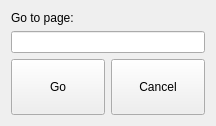
<?xml version="1.0" encoding="UTF-8"?>
<ui version="4.0">
 <class>selectPage_widget</class>
 <widget class="QWidget" name="selectPage_widget">
  <property name="geometry">
   <rect>
    <x>0</x>
    <y>0</y>
    <width>216</width>
    <height>126</height>
   </rect>
  </property>
  <property name="windowTitle">
   <string>Form</string>
  </property>
  <layout class="QGridLayout" name="gridLayout">
   <item row="0" column="0">
    <widget class="QLabel" name="goToPage_label">
     <property name="sizePolicy">
      <sizepolicy hsizetype="Minimum" vsizetype="Fixed">
       <horstretch>0</horstretch>
       <verstretch>0</verstretch>
      </sizepolicy>
     </property>
     <property name="text">
      <string>Go to page:</string>
     </property>
    </widget>
   </item>
   <item row="3" column="0">
    <widget class="QPushButton" name="go_goToPage_pushButton">
     <property name="sizePolicy">
      <sizepolicy hsizetype="Preferred" vsizetype="Preferred">
       <horstretch>0</horstretch>
       <verstretch>0</verstretch>
      </sizepolicy>
     </property>
     <property name="text">
      <string>Go</string>
     </property>
    </widget>
   </item>
   <item row="3" column="1">
    <widget class="QPushButton" name="cancel_goToPage_pushButton">
     <property name="sizePolicy">
      <sizepolicy hsizetype="Preferred" vsizetype="Preferred">
       <horstretch>0</horstretch>
       <verstretch>0</verstretch>
      </sizepolicy>
     </property>
     <property name="text">
      <string>Cancel</string>
     </property>
    </widget>
   </item>
   <item row="1" column="0" colspan="2">
    <widget class="QLineEdit" name="pageNum_goToPage_lineEdit">
     <property name="sizePolicy">
      <sizepolicy hsizetype="Expanding" vsizetype="Fixed">
       <horstretch>0</horstretch>
       <verstretch>0</verstretch>
      </sizepolicy>
     </property>
    </widget>
   </item>
  </layout>
 </widget>
 <resources/>
 <connections/>
</ui>
